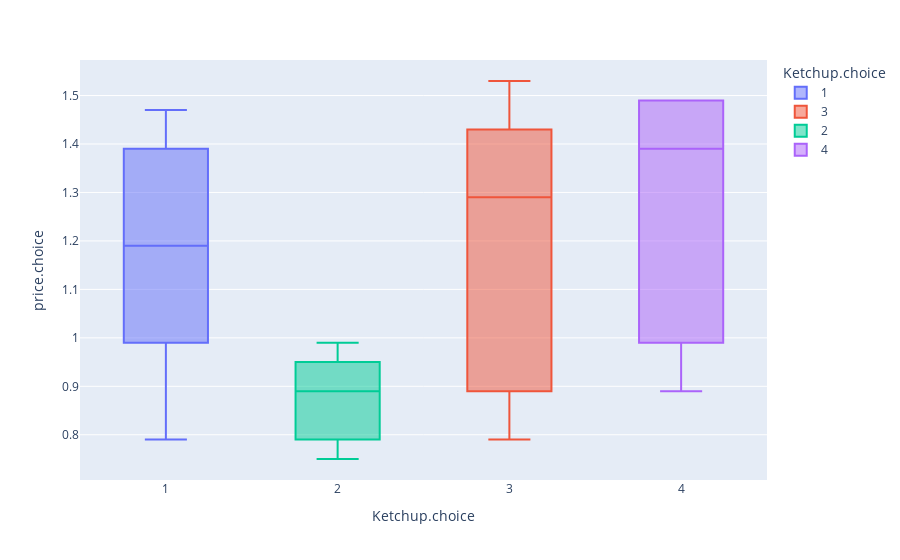

Notebook code cell kept with this figure:
### Markdown cell above
**Task 6 (1 point)**. Make a figure as boxplots of each ketchup.choice in terms of price.choice. You might need to search for boxplots from plotly documentation for that.

### Code cell
fig = px.box(data, x='Ketchup.choice', y='price.choice', color='Ketchup.choice')
fig.show()

### Figure 1 — Plotly figure (JSON) as saved in the notebook; plotly's stock layout.template omitted (floating-point values rounded to 4 significant figures; data arrays with more than 128 entries replaced by an {"elided": "..."} marker saying what was removed)
{"data": [{"alignmentgroup": "True", "hovertemplate": "Ketchup.choice=%{x}<br>price.choice=%{y}<extra></extra>", "legendgroup": "1", "marker": {"color": "#636efa"}, "name": "1", "notched": false, "offsetgroup": "1", "orientation": "v", "showlegend": true, "type": "box", "x": {"elided": "2526 int values"}, "x0": " ", "xaxis": "x", "y": {"elided": "2526 float values"}, "y0": " ", "yaxis": "y"}, {"alignmentgroup": "True", "hovertemplate": "Ketchup.choice=%{x}<br>price.choice=%{y}<extra></extra>", "legendgroup": "3", "marker": {"color": "#EF553B"}, "name": "3", "notched": false, "offsetgroup": "3", "orientation": "v", "showlegend": true, "type": "box", "x": {"elided": "1019 int values"}, "x0": " ", "xaxis": "x", "y": {"elided": "1019 float values"}, "y0": " ", "yaxis": "y"}, {"alignmentgroup": "True", "hovertemplate": "Ketchup.choice=%{x}<br>price.choice=%{y}<extra></extra>", "legendgroup": "2", "marker": {"color": "#00cc96"}, "name": "2", "notched": false, "offsetgroup": "2", "orientation": "v", "showlegend": true, "type": "box", "x": {"elided": "1155 int values"}, "x0": " ", "xaxis": "x", "y": {"elided": "1155 float values"}, "y0": " ", "yaxis": "y"}, {"alignmentgroup": "True", "hovertemplate": "Ketchup.choice=%{x}<br>price.choice=%{y}<extra></extra>", "legendgroup": "4", "marker": {"color": "#ab63fa"}, "name": "4", "notched": false, "offsetgroup": "4", "orientation": "v", "showlegend": true, "type": "box", "x": {"elided": "256 int values"}, "x0": " ", "xaxis": "x", "y": {"elided": "256 float values"}, "y0": " ", "yaxis": "y"}], "layout": {"boxmode": "overlay", "legend": {"title": {"text": "Ketchup.choice"}, "tracegroupgap": 0}, "margin": {"t": 60}, "xaxis": {"anchor": "y", "categoryarray": [1, 3, 2, 4], "categoryorder": "array", "domain": [0, 1], "title": {"text": "Ketchup.choice"}}, "yaxis": {"anchor": "x", "domain": [0, 1], "title": {"text": "price.choice"}}}}
